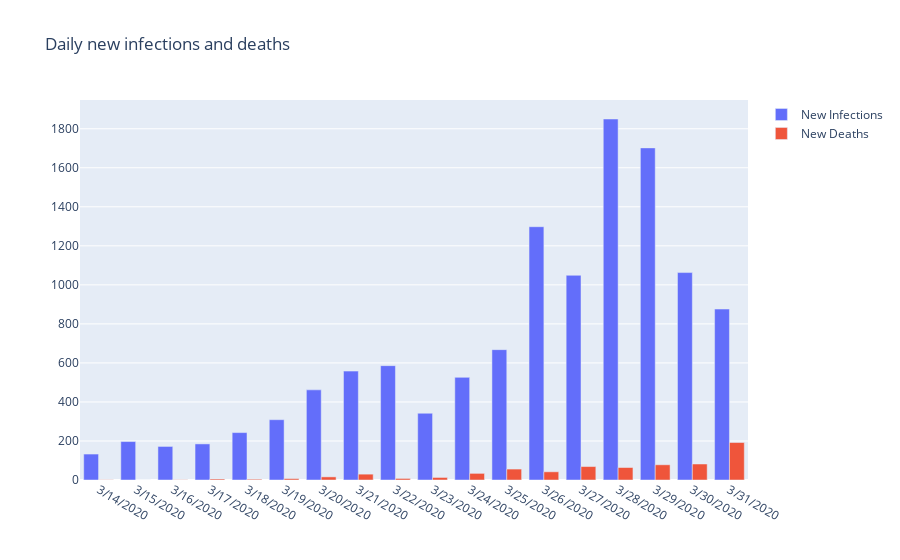

The notebook cell this image was saved under:
### Code cell
fig_bar_infected_daily = go.Figure()
fig_bar_infected_daily.layout={'title': 'Daily new infections and deaths'}
fig_bar_infected_daily.add_trace(go.Bar(x=df_belgium_severe['date'], y=df_belgium_severe['daily_infected'], name='New Infections'))
fig_bar_infected_daily.add_trace(go.Bar(x=df_belgium_severe['date'], y=df_belgium_severe['daily_deceased'], name='New Deaths'))

### Figure 1 — Plotly figure (JSON) as saved in the notebook; plotly's stock layout.template omitted (floating-point values rounded to 4 significant figures)
{"data": [{"name": "New Infections", "type": "bar", "x": ["3/14/2020", "3/15/2020", "3/16/2020", "3/17/2020", "3/18/2020", "3/19/2020", "3/20/2020", "3/21/2020", "3/22/2020", "3/23/2020", "3/24/2020", "3/25/2020", "3/26/2020", "3/27/2020", "3/28/2020", "3/29/2020", "3/30/2020", "3/31/2020"], "y": [133, 197, 172, 185, 243, 309, 462, 558, 586, 342, 526, 668, 1298, 1049, 1850, 1702, 1063, 876]}, {"name": "New Deaths", "type": "bar", "x": ["3/14/2020", "3/15/2020", "3/16/2020", "3/17/2020", "3/18/2020", "3/19/2020", "3/20/2020", "3/21/2020", "3/22/2020", "3/23/2020", "3/24/2020", "3/25/2020", "3/26/2020", "3/27/2020", "3/28/2020", "3/29/2020", "3/30/2020", "3/31/2020"], "y": [1, 0, 1, 5, 4, 7, 16, 30, 8, 13, 34, 56, 42, 69, 64, 78, 82, 192]}], "layout": {"title": {"text": "Daily new infections and deaths"}}}
